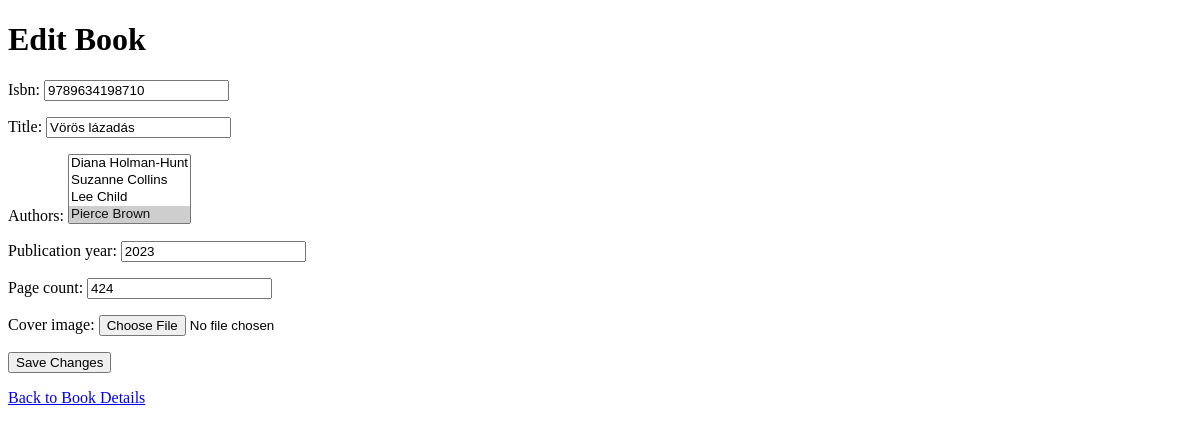
Before: /books/8/edit/ with the older database file.
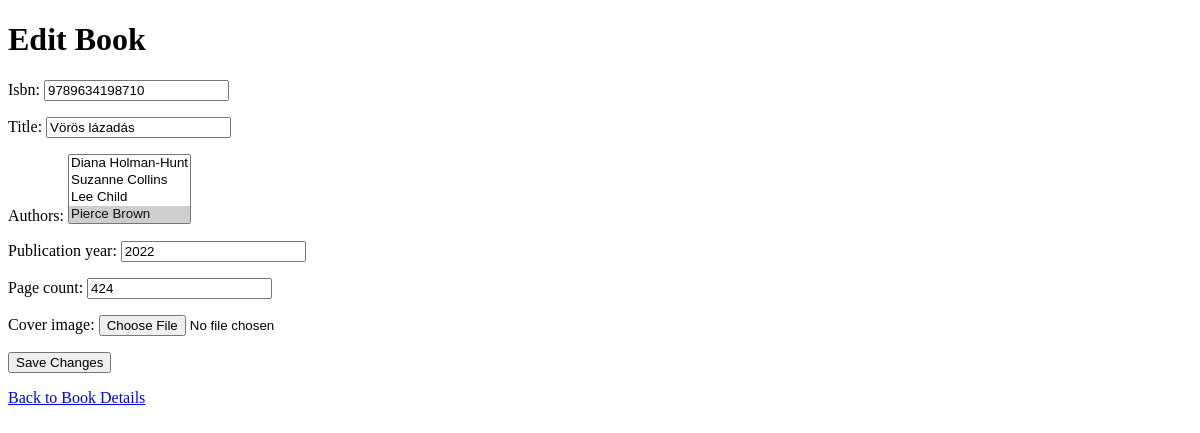
After: the same page with the newer database file.
### library/models.py (models this page shows, shortened)
class Book(models.Model):
    isbn = models.CharField(max_length=13, unique=True)
    title = models.CharField(max_length=255)
    authors = models.ManyToManyField('Author', related_name='books')
    publication_year = models.IntegerField()
    page_count = models.IntegerField()
    cover_image = models.ImageField(upload_to='book_covers/', null=True, blank=True)
    available = models.BooleanField(default=True)
    borrowed_by = models.ForeignKey(User, null=True, blank=True, on_delete=models.SET_NULL)

### library/views.py (the view)
# urls.py: path('books/<int:book_id>/edit/', views.edit_book, name='edit_book'),
def edit_book(request, book_id):
    book = get_object_or_404(Book, id=book_id)
    if request.method == 'POST':
        form = BookForm(request.POST, request.FILES, instance=book)
        if form.is_valid():
            form.save()
            return redirect('book_detail', book_id=book.id)
    else:
        form = BookForm(instance=book)
    return render(request, 'library/edit_book.html', {'form': form, 'book': book})

### library/forms.py
class BookForm(forms.ModelForm):
    class Meta:
        model = Book
        fields = ['isbn', 'title', 'authors', 'publication_year', 'page_count', 'cover_image']

### library/models.py (called while the page is built)
    def __str__(self):
        return self.name

### library/templates/library/edit_book.html (shortened to what this page needs)
<!DOCTYPE html>
<html>
<head>
</head>
<body>
    <h1>Edit Book</h1>
    <form method="POST" enctype="multipart/form-data">
        {{ form.as_p }}
        <button type="submit">Save Changes</button>
    </form>
    <p><a href="{% url 'book_detail' book_id=book.id %}">Back to Book Details</a></p>
</body>
</html>

Changed rows visible on the page:
changed Book "Vörös lázadás": publication_year "2023" → "2022"
